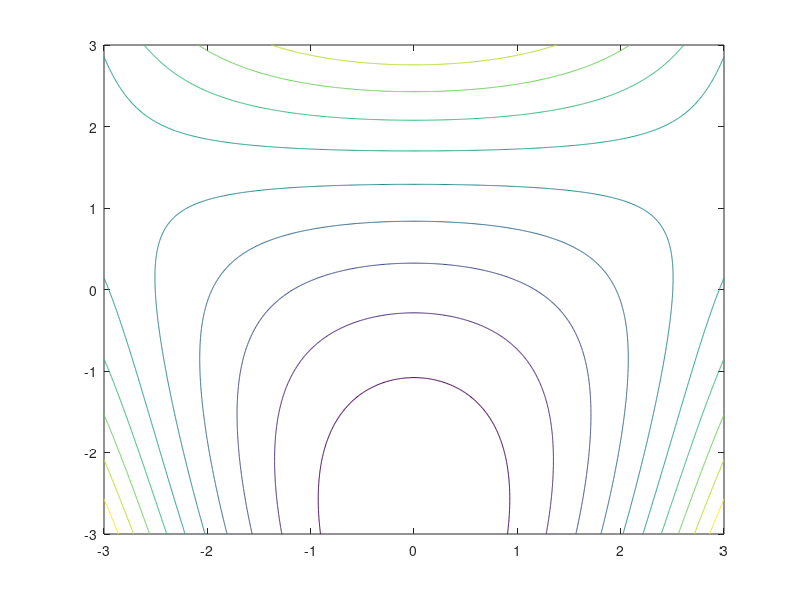
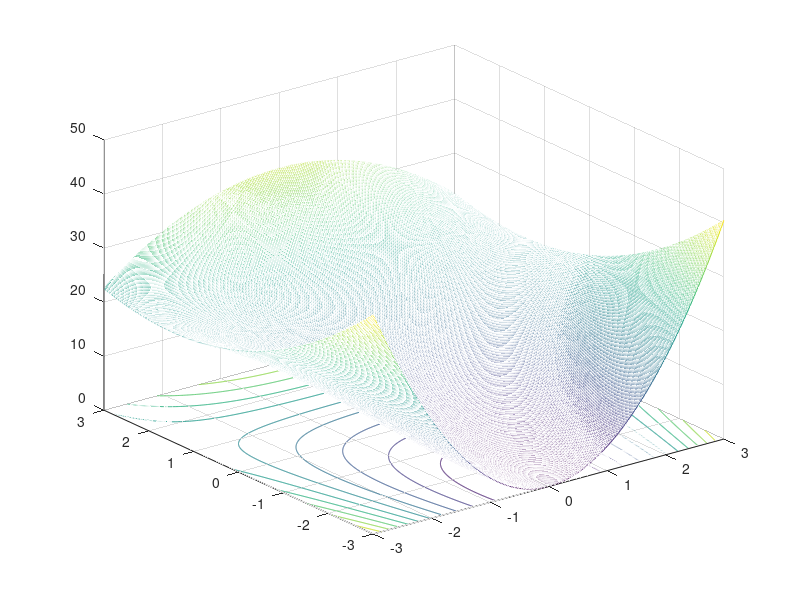

These charts were generated, in order, by the following MATLAB code:
x = -3:0.01:3;
y = -3:0.01:3;
[x, y] = meshgrid(x, y);

H = (y + 3) .^ 2 + 1.5 .* x .^ 2 - x .^ 2 .* y;

figure(1)
contour(x,y,H);

figure(2)
meshc(x,y,H);